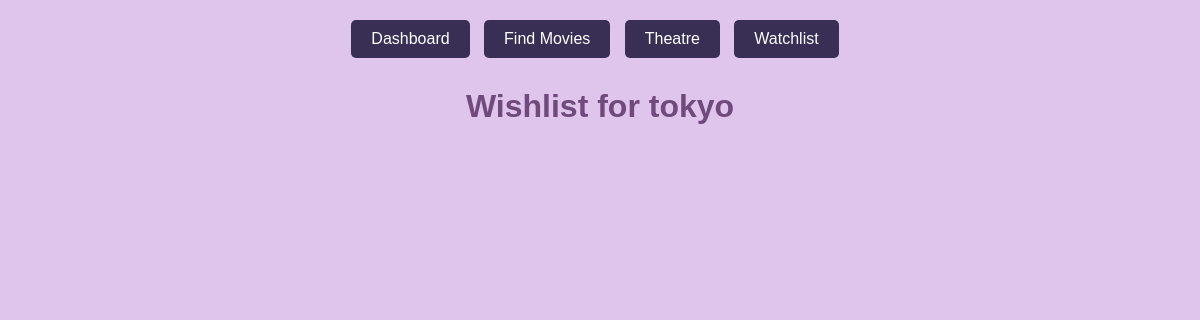
/wishlist_page/tokyo, run on an earlier commit of the app's database.
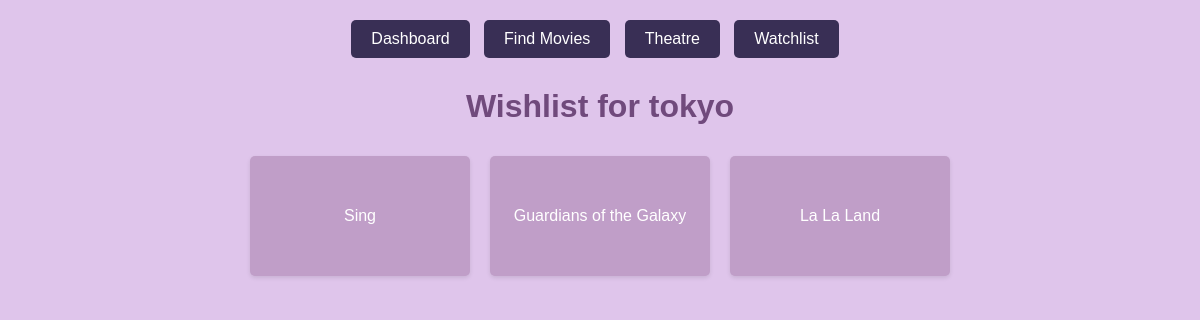
And on a later commit of the database.
### app/models.py (models this page shows, shortened)
class User(db.Model):
    id = db.Column(db.Integer, primary_key=True)
    username = db.Column(db.String(80), unique=True, nullable=False, primary_key=True)
    email = db.Column(db.String(120), unique=True, nullable=False)
    password = db.Column(db.String(80), nullable=False)
    security_answer = db.Column(db.String(255), nullable=False)

class Wishlist(db.Model):
    id = db.Column(db.Integer, primary_key=True)
    movie_rank = db.Column(db.Integer, db.ForeignKey('Movie_Data.Rank'), nullable=False)
    user_id = db.Column(db.Integer, db.ForeignKey('user.id'), nullable=False)  # Corrected reference to 'user' table
    user = db.relationship('User', backref=db.backref('wishlist', lazy=True))

class Movie_Data(db.Model):
    __tablename__ = 'Movie_Data'
    Rank = db.Column(db.Integer, primary_key=True)
    Title = db.Column(db.Text)
    Genre = db.Column(db.Text)
    Description = db.Column(db.Text)
    Director = db.Column(db.Text)
    Actors = db.Column(db.Text)
    Year = db.Column(db.Integer)
    Runtime = db.Column(db.Integer)
    Rating = db.Column(db.Numeric)
    Votes = db.Column(db.Integer)
    Revenue = db.Column(db.Text)
    Metascore = db.Column(db.Integer)

### app/routes.py (the view)
@app.route('/wishlist_page/<username>', methods=['GET', 'POST'])
def wishlist_page(username):
    user = User.query.filter_by(username=username).first()
    if user:
        wishlist_data = get_wishlist_data(username)
        for entry in wishlist_data:
            entry.movie = Movie_Data.query.filter_by(Rank=entry.movie_rank).first()
        return render_template('wishlist.html', user=user, wishlist_data=wishlist_data)
    else:
        return "User not found."

### app/routes.py (called while the page is built)
def get_wishlist_data(username):
    user = User.query.filter_by(username=username).first()
    if user:
        wishlist_data = Wishlist.query.filter_by(user_id=user.id).all()
        return wishlist_data
    else:
        return []

### app/templates/wishlist.html (shortened to what this page needs)
<!DOCTYPE html>
<html lang="en">
<head>
</head>
<body>
    <div class="menu">
        <a href="{{ url_for('dashboard', username=session.username) }}" class="menu-button">Dashboard</a>
        <a href="{{ url_for('index') }}" class="menu-button">Find Movies</a>
        <a href="{{ url_for('index') }}" class="menu-button">Theatre</a>
        <a href="{{ url_for('wishlist_page', username=user.username) }}" class="menu-button">Watchlist</a>
    </div>
    <h1>Wishlist for {{ user.username }}</h1>
    <div class="movie-container">
        {% for entry in wishlist_data %}
            <div class="movie-box">
                <p class="movie-title">{{ entry.movie.Title }}</p>
            </div>
        {% endfor %}
    </div>
</body>
</html>

### app/templates/wishlist.html (style rules this page uses)
body { font-family: Arial, sans-serif; background-color: #dfc5eb; margin: 0; padding: 0; box-sizing: border-box; }
h1 { color: #704a7c; text-align: center; margin-top: 30px; }
.menu { text-align: center; margin-top: 20px; }
.menu-button { display: inline-block; padding: 10px 20px; background-color: #392f55; color: #fff; text-decoration: none; margin-right: 10px; border-radius: 5px; }
.movie-container { display: flex; flex-wrap: wrap; justify-content: center; }
.movie-box { background-color: #c09ec8; padding: 10px; border-radius: 5px; margin: 10px; box-shadow: 0 2px 4px rgba(0, 0, 0, 0.1); width: 200px; height: 100px; display: flex; align-items: center; justify-content: center; }
.movie-title { color: #fff; text-align: center; overflow: hidden; text-overflow: ellipsis; white-space: nowrap; max-width: 100%; }

What changed in the data, as far as the page shows it:
added Wishlist: movie.Title "Sing"
added Wishlist: movie.Title "Guardians of the Galaxy"
added Wishlist: movie.Title "La La Land"
